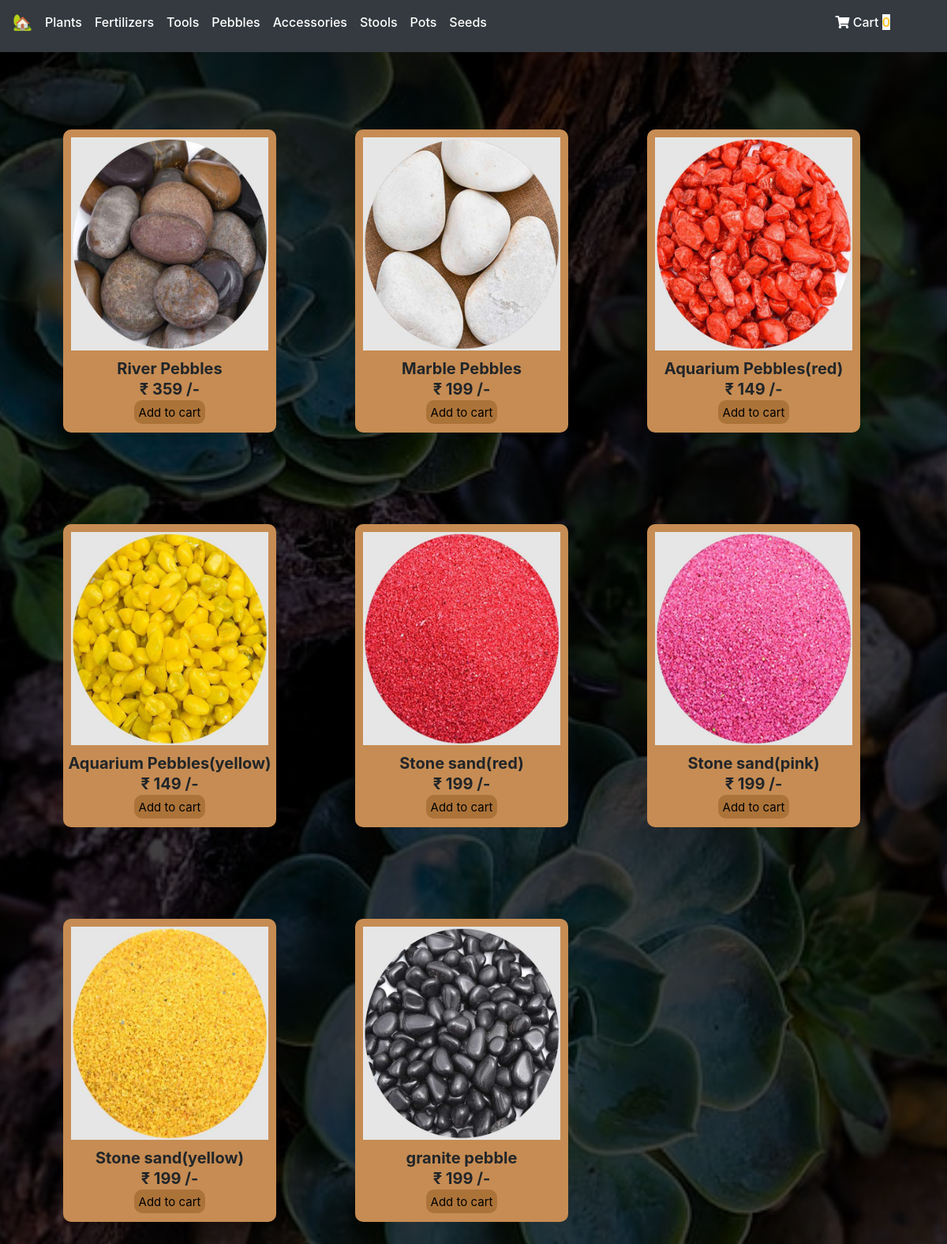
Page /Pebbles.php on the committed database.
### tables this page shows
CREATE TABLE `pebbles` (
  `id` int(11) NOT NULL,
  `product_name` varchar(50) NOT NULL,
  `product_price` float DEFAULT NULL,
  `product_image` varchar(100) DEFAULT NULL,
  `quantity` int(100) NOT NULL
);

### php/createdb.php (called while the page is built, shortened)
<?php
class createdb
{
        public $tablename;
        public $con;
    public function __construct(
        $dbname = "Newdb",
        $tablename = "Productdb",
        $servername = "localhost",
        $username = "root",
        $password = ""
    )
    {
      $this->tablename = $tablename;
        $this->con = mysqli_connect($servername, $username, $password);
        $sql = "CREATE DATABASE IF NOT EXISTS $dbname";
        if(mysqli_query($this->con, $sql)){
            $this->con = mysqli_connect($servername, $username, $password, $dbname);
            $sql = " CREATE TABLE IF NOT EXISTS $tablename
                            (id INT(11) NOT NULL AUTO_INCREMENT PRIMARY KEY,
                             product_name VARCHAR (50) NOT NULL,
                             product_price FLOAT,
                             product_image VARCHAR (100)
                            );";
        }else{
            return false;
        }
    }
    public function getData(){
        $sql = "SELECT * FROM $this->tablename";
        $result = mysqli_query($this->con, $sql);
        if(mysqli_num_rows($result) > 0){
            return $result;
        }
    }
}

### php/component.php (the view, shortened to what this page needs)
<?php
function component($productname,$productprice,$productimg,$productid,$quantity)
{
    if($quantity>0){
        $element=<<<EOD
    <form style="display:inline-block;" method="post">
    <table style="
    border-radius: 10px;
    width:250px;
    height:350px;
    margin:50px;
    background-color:#c68c53">
            <tr>
                <th style="padding: 10px;"><img src="$productimg" style="width:250px;
                height:270px;
            "></th>
            </tr>
            <tr><th style="text-align:center;
            font-size:20px;">$productname</th></tr>
            <tr><th style="text-align:center;
            font-size:20px;">&#8377; $productprice /-</th></tr>
            <tr><th>
                <center>
                <button style="height: 30px;
                border-radius:10px;
                border:0;
                background-color:#ac7339;
                cursor:pointer;
                margin-bottom:10px;
                font-size:15px;"
                type="submit" name="add">Add to cart</button>
                </center>
                <input type='hidden' name='product_id' value='$productid'>
            </th></tr>
        </table>
    </form>
    EOD;
    echo $element;
}
}

### Pebbles.php (shortened to what this page needs)
<?php
require_once ('./php/createdb.php');
require_once ('./php/component.php');
$database = new createdb("shoppingdb", "pebbles");
?>
<!doctype html>
<html lang="en">
<head>
    <link rel="stylesheet" href="https://cdnjs.cloudflare.com/ajax/libs/font-awesome/5.8.2/css/all.css" />
    <link rel="stylesheet" href="https://stackpath.bootstrapcdn.com/bootstrap/4.3.1/css/bootstrap.min.css">
</head>
<body>
<?php require_once ("php/header.php"); ?>
<div class="container">
        <div class="row text-center py-5">
            <?php
                $result = $database->getData();
                while ($row = mysqli_fetch_assoc($result)){
                    component($row['product_name'], $row['product_price'], $row['product_image'], $row['id'],$row['quantity']);
                }
            ?>
        </div>
</div>
</body>
</html>

### php/component.php (style rules this page uses)
body { width: 100%; height: 100vh; background-image: linear-gradient(rgba(0,0,0,0.75),rgba(0,0,0,0.75)), url(background.jpeg); background-size: cover; background-position: center; }

### rows in the picture
pebbles: product_image (picture), product_name "River Pebbles", product_price "359"
pebbles: product_image (picture), product_name "Marble Pebbles", product_price "199"
pebbles: product_image (picture), product_name "Aquarium Pebbles(red)", product_price "149"
pebbles: product_image (picture), product_name "Aquarium Pebbles(yellow)", product_price "149"
pebbles: product_image (picture), product_name "Stone sand(red)", product_price "199"
pebbles: product_image (picture), product_name "Stone sand(pink)", product_price "199"
pebbles: product_image (picture), product_name "Stone sand(yellow)", product_price "199"
pebbles: product_image (picture), product_name "granite pebble", product_price "199"
